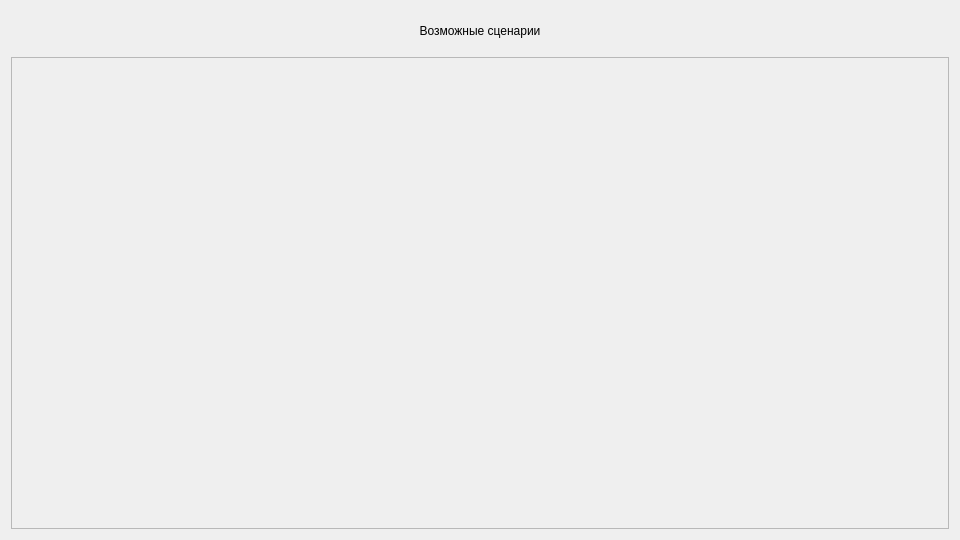
<?xml version="1.0" encoding="UTF-8"?>
<ui version="4.0">
 <class>ScenarioMenuWidget</class>
 <widget class="QWidget" name="ScenarioMenuWidget">
  <property name="geometry">
   <rect>
    <x>0</x>
    <y>0</y>
    <width>960</width>
    <height>540</height>
   </rect>
  </property>
  <property name="windowTitle">
   <string>Form</string>
  </property>
  <layout class="QVBoxLayout" name="verticalLayout">
   <item>
    <widget class="QLabel" name="label">
     <property name="minimumSize">
      <size>
       <width>0</width>
       <height>40</height>
      </size>
     </property>
     <property name="text">
      <string>Возможные сценарии</string>
     </property>
     <property name="alignment">
      <set>Qt::AlignCenter</set>
     </property>
    </widget>
   </item>
   <item>
    <widget class="QScrollArea" name="scrollArea">
     <property name="widgetResizable">
      <bool>true</bool>
     </property>
     <widget class="QWidget" name="scrollAreaWidgetContents">
      <property name="geometry">
       <rect>
        <x>0</x>
        <y>0</y>
        <width>44</width>
        <height>474</height>
       </rect>
      </property>
      <property name="sizePolicy">
       <sizepolicy hsizetype="Maximum" vsizetype="Minimum">
        <horstretch>0</horstretch>
        <verstretch>0</verstretch>
       </sizepolicy>
      </property>
      <layout class="QHBoxLayout" name="horizontalLayout">
       <item>
        <widget class="ScenarioWidget" name="widget" native="true">
         <property name="sizePolicy">
          <sizepolicy hsizetype="Preferred" vsizetype="Preferred">
           <horstretch>0</horstretch>
           <verstretch>0</verstretch>
          </sizepolicy>
         </property>
         <property name="minimumSize">
          <size>
           <width>0</width>
           <height>0</height>
          </size>
         </property>
        </widget>
       </item>
       <item>
        <widget class="ScenarioWidget" name="widget_2" native="true"/>
       </item>
      </layout>
     </widget>
    </widget>
   </item>
  </layout>
 </widget>
 <customwidgets>
  <customwidget>
   <class>ScenarioWidget</class>
   <extends>QWidget</extends>
   <header location="global">src/ui/ScenarioWidget.h</header>
   <container>1</container>
  </customwidget>
 </customwidgets>
 <resources/>
 <connections/>
</ui>
